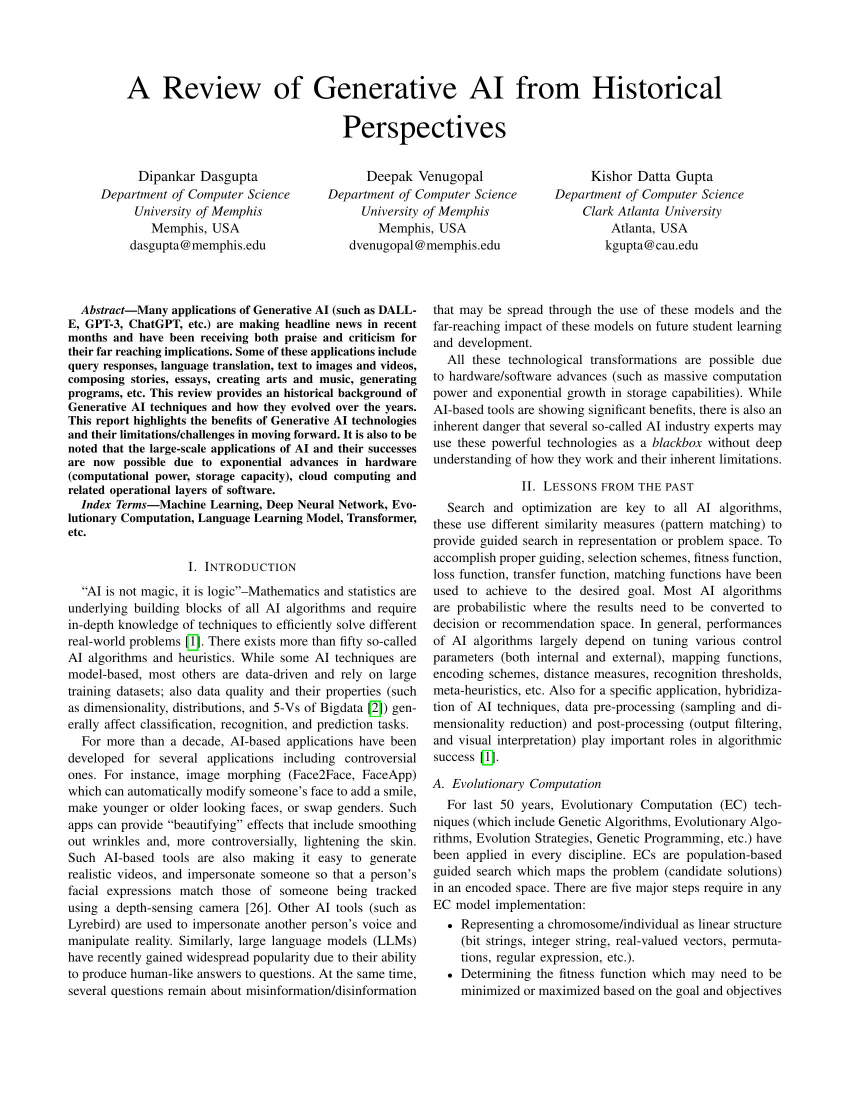
#> input picture OCR documents/page_2.jpg, 1700 x 2200 px, found by its file name (shown at 1/2 size)
$ jupyter execute --allow-errors OCR_PYTHON.ipynb   (shell and % lines are left out)
#> lines starting #> are read from the running program, lines starting #| are printed output that depends on the picture; after the words box and inside, x2 and y2 are one past the last pixel; in counts of white or black regions, pixels touching at a corner belong together
[cell 1]
from PIL import Image
import pytesseract
import cv2 as cv
import numpy as np

[cell 2]
path = "/content/drive/MyDrive/Colab Notebooks/page_01.jpg"

#> (a cell that did not finish here is left out)

# Inverted images

cv takes np array so converting the Image to np array and then back to Image for displaying

#> (a cell that did not finish here is left out)

# Binarization and greyscaling

[cell 5]
def grayscale(image):
  return cv.cvtColor(image,cv.COLOR_BGR2GRAY)

#> (a cell that did not finish here is left out)

#> (a cell that did not finish here is left out)

# Noise removal

# Refer this - https://github.com/wjbmattingly/ocr_python_textbook/blob/main/02_02_working%20with%20opencv.ipynb

[cell 8]
# reading a pdf file and then converting it into images to perform OCR

[cell 9]
path = "/content/drive/MyDrive/Colab Notebooks/Preprint.pdf"

[cell 10]
from pdf2image import convert_from_path
import os

# Store Pdf with convert_from_path function
#> (the rest of this cell did not finish here and is left out)

[cell 11]
# removing some unuseful images
os.remove("/content/drive/MyDrive/Colab Notebooks/OCRImages/page_1.jpg")
os.remove("/content/drive/MyDrive/Colab Notebooks/OCRImages/page_9.jpg")
os.remove("/content/drive/MyDrive/Colab Notebooks/OCRImages/page_10.jpg")

[cell 12]
# some preprocessing of the image -
import pytesseract
from PIL import Image
import cv2 as cv
import numpy as np

[cell 13]
image1 = cv.imread("/content/drive/MyDrive/Colab Notebooks/OCRImages/page_2.jpg")
#> image1 is the input picture: shape (2200, 1700, 3); mean B, G, R 235.4, 235.5, 235.4
image1_np = np.array(image1)

[cell 14]
gray_np = cv.cvtColor(image1, cv.COLOR_BGR2GRAY)
gray_image = Image.fromarray(gray_np)
# gray_image

[cell 15]
# blurring the image -
blur_np = cv.GaussianBlur(gray_np, (7, 7), 3)
blur_image = Image.fromarray(blur_np)
# blur_image

[cell 16]
thresh = cv.threshold(blur_np, 0, 255, cv.THRESH_BINARY + cv.THRESH_OTSU)[1]
#> thresh: shape (2200, 1700); 80.7% white; 868 black regions (24 under 20 px), largest, box (x1, y1, x2, y2) and area: (492, 1970, 833, 1992) 4631, (1095, 1837, 1357, 1859) 3533, (239, 859, 470, 883) 3518

[cell 17]
thresh_image = Image.fromarray(thresh)
# thresh_image

[cell 18]
kernel = cv.getStructuringElement(cv.MORPH_RECT, (3, 13))
dilated = cv.dilate(thresh, kernel, iterations=1)
#> dilated: shape (2200, 1700); 97.8% white; 3662 black regions (2201 under 20 px)

[cell 19]
dilated_image = Image.fromarray(dilated)
# dilated_image

# Finding the contours

[cell 20]
cnts = cv.findContours(dilated, cv.RETR_EXTERNAL, cv.CHAIN_APPROX_SIMPLE)
#> cnts = 1 contour; box (x1, y1, x2, y2) and area: (0, 0, 1700, 2200) 3736101
cnts = cnts[0] if len(cnts) == 2 else cnts[1]
#> cnts = [[[0, 0], [0, 2199], [1699, 2199], [1699, 0]]]

[cell 21]
cnts = sorted(cnts, key = lambda x: cv.boundingRect(x)[0])

[cell 22]
for c in cnts:
  x,y,w,h = cv.boundingRect(c)
  if h>200 and w>20:
    cv.rectangle(image1_np, (x, y), (x + w, y + h), (36, 255, 12), 2)
  cv.imwrite("/content/drive/MyDrive/Colab Notebooks/OCRImages/page_2_bbox.jpg", image1_np)
#> this loop made 1 pass
#> (c, x, y, w, h) on pass 1: ([[0, 0], [0, 2199], [1699, 2199], [1699, 0]], 0, 0, 1700, 2200)

# Preprocessing
below are the steps for preprocessing

[cell 23]
import cv2 as cv
import numpy as np
from PIL import Image

image_path = "/content/drive/MyDrive/Colab Notebooks/OCRImages/page_2.jpg"
im = Image.open(image_path)
image1_np = np.array(im)

gray = cv.cvtColor(image1_np, cv.COLOR_BGR2GRAY)

blur = cv.GaussianBlur(gray, (5, 5), 0)

_, thresh = cv.threshold(blur, 0, 255, cv.THRESH_BINARY_INV + cv.THRESH_OTSU)
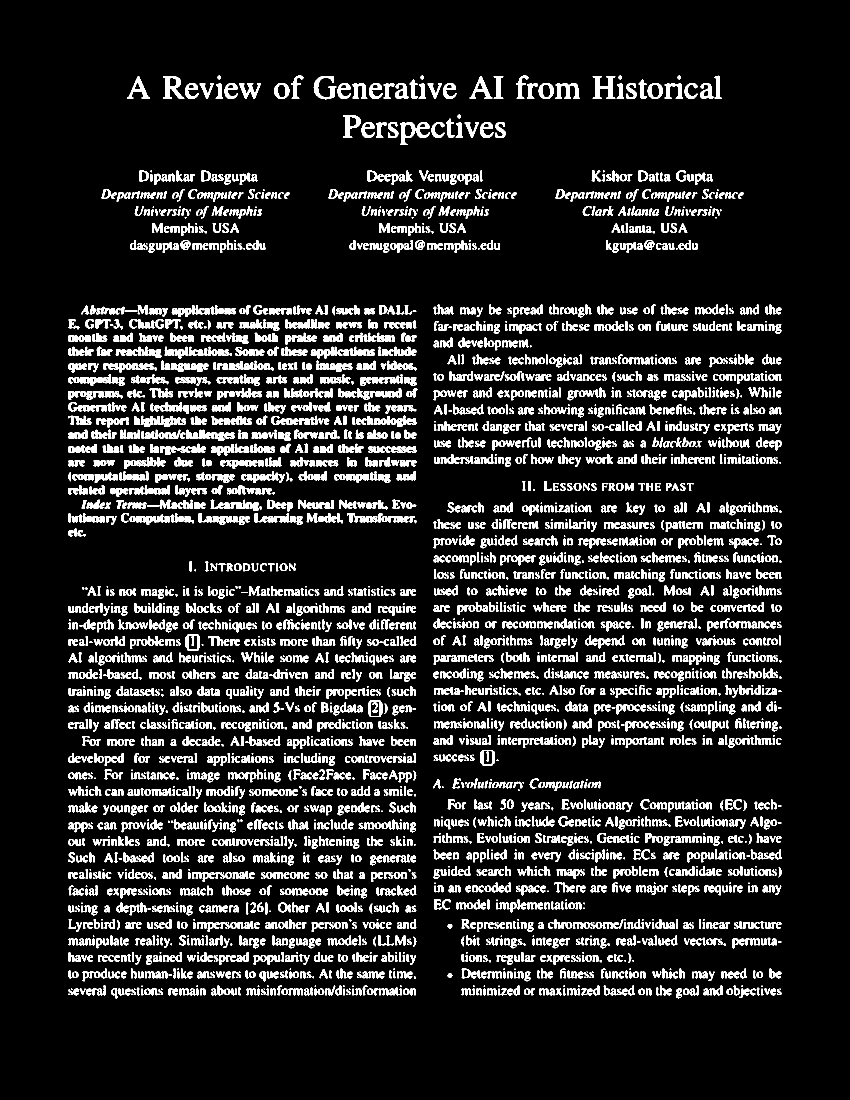
#> thresh: shape (2200, 1700) (shown at 1/2 size); 11.9% white; 4466 white regions (816 under 20 px), largest, box (x1, y1, x2, y2) and area: (1185, 152, 1231, 198) 1002, (326, 152, 369, 198) 916, (1110, 166, 1160, 198) 808

kernel = cv.getStructuringElement(cv.MORPH_RECT, (5, 5))
#> kernel = [[1, 1, 1, 1, 1], [1, 1, 1, 1, 1], [1, 1, 1, 1, 1], [1, 1, 1, 1, 1], [1, 1, 1, 1, 1]]
dilated = cv.dilate(thresh, kernel, iterations=1)
#> dilated: shape (2200, 1700); 26.8% white; 709 white regions, largest, box (x1, y1, x2, y2) and area: (160, 608, 474, 661) 7525, (491, 1969, 834, 1993) 6457, (697, 478, 1002, 508) 5701

height, width = dilated.shape
left_half = dilated[:, :width//2]
#> left_half: shape (2200, 850); 28.4% white; 376 white regions, largest, box (x1, y1, x2, y2) and area: (160, 608, 474, 661) 7525, (491, 1969, 834, 1993) 6457, (324, 150, 524, 200) 5576
right_half = dilated[:, width//2:]
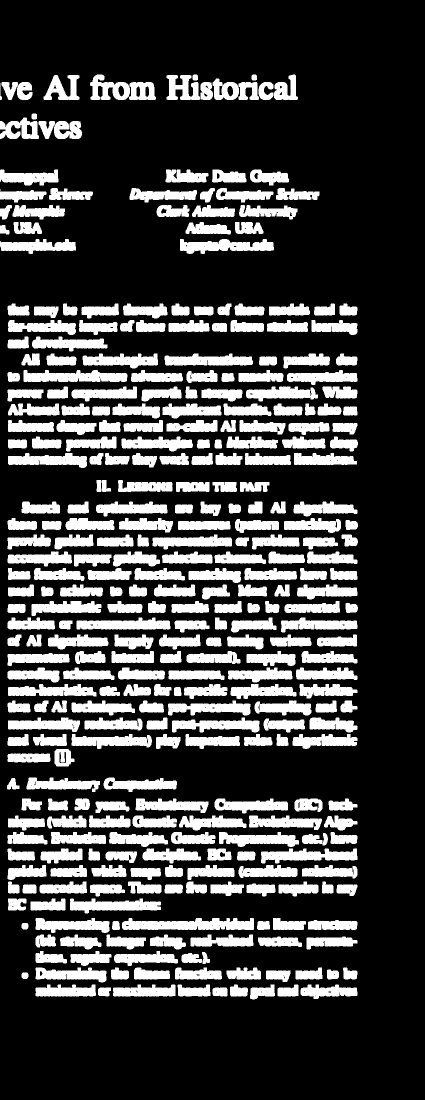
#> right_half: shape (2200, 850) (shown at 1/2 size); 25.3% white; 340 white regions

def draw_bounding_boxes(image, dilated_part, x_offset=0):
#> called with x_offset = 0
    cnts, _ = cv.findContours(dilated_part, cv.RETR_EXTERNAL, cv.CHAIN_APPROX_SIMPLE)
#> cnts = 376 contours; largest, box (x1, y1, x2, y2) and area: (160, 608, 474, 661) 7067, (491, 1969, 834, 1993) 6050, (324, 150, 524, 200) 5238, (258, 478, 533, 508) 4860, (619, 691, 752, 771) 4718
    for c in cnts:
        x, y, w, h = cv.boundingRect(c)
        if h > 20 and w > 20:
            cv.rectangle(image, (x + x_offset, y), (x + w + x_offset, y + h), (36, 255, 12), 2)
#> this loop made 376 passes
#> (x, y, w, h) on passes 1 to 3: (491, 1969, 343, 24), (420, 1969, 64, 24), (335, 1969, 79, 24)
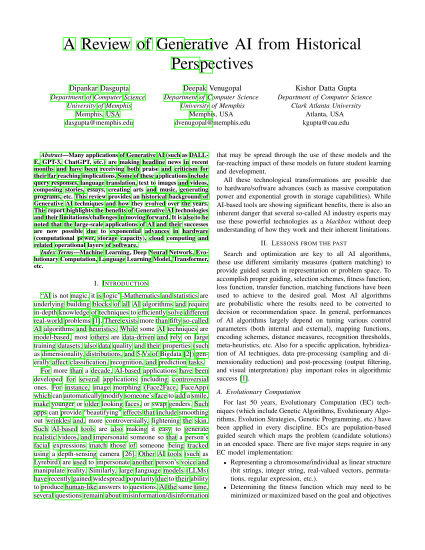
#> image: shape (2200, 1700, 3) (shown at 1/4 size); mean R, G, B 224, 235.6, 222.8

draw_bounding_boxes(image1_np, left_half)
draw_bounding_boxes(image1_np, right_half, x_offset=width//2)
#> call 2 of draw_bounding_boxes, with x_offset = 850
#> in draw_bounding_boxes (call 2), `cnts, _ = cv.findContours(dilated_part, cv.RETR_EXTERNAL, cv.CHAIN_APP..`: cnts = 340 contours, 1 with area under 20; largest, box (x1, y1, x2, y2) and area: (244, 1836, 508, 1860) 4559, (180, 149, 312, 200) 3914, (47, 740, 255, 764) 3522, (360, 478, 548, 508) 3312, (522, 1697, 715, 1727) 3303
#> the loop in draw_bounding_boxes (call 2), `for c in cnts:` made 340 passes
#> (x, y, w, h) on passes 1 to 3: (425, 1975, 30, 18), (196, 1975, 26, 18), (601, 1969, 114, 29)
#> after the loop in draw_bounding_boxes (call 2), `for c in cnts:`:
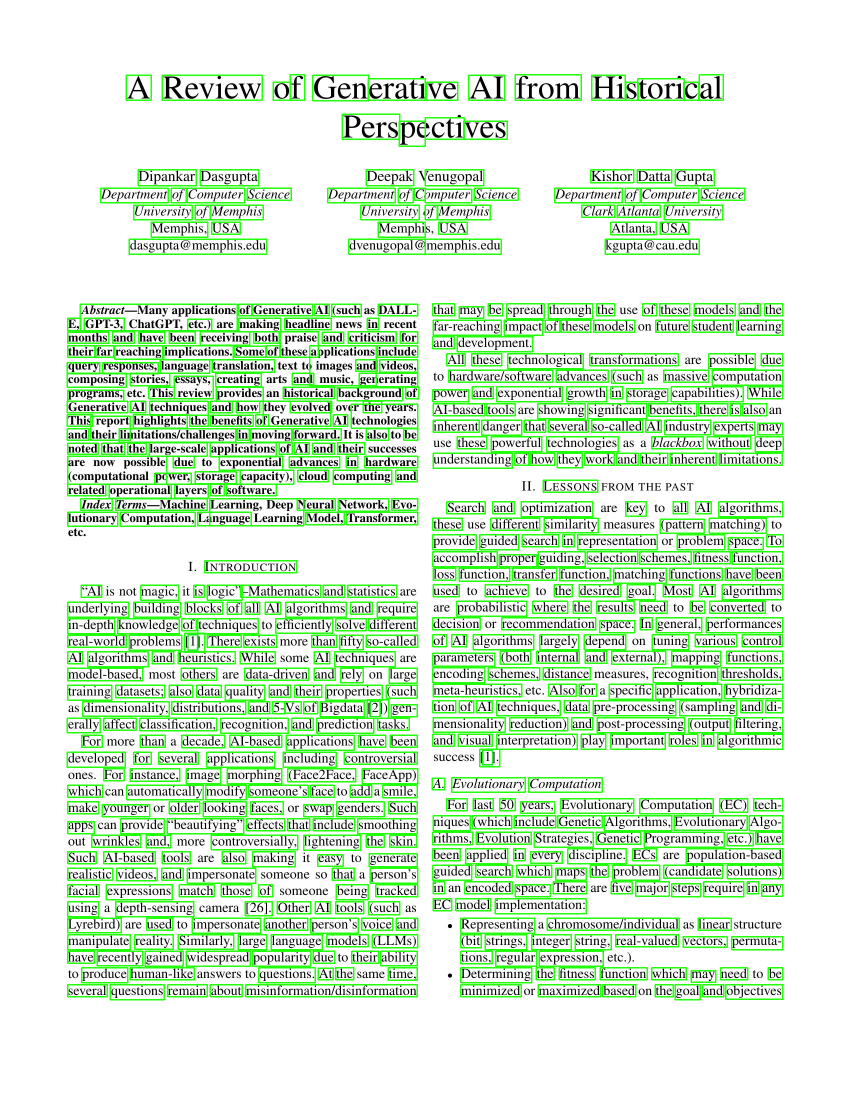
#> image: shape (2200, 1700, 3) (shown at 1/2 size); 5.04% of pixels changed, all inside (x1, y1, x2, y2) = (849, 148, 1568, 2001)

cv.imwrite("/content/drive/MyDrive/Colab Notebooks/OCRImages/page_2_bbox.jpg", image1_np)
#> Out = True

$ run again, with OCR documents/page_3.jpg copied over OCR documents/page_2.jpg
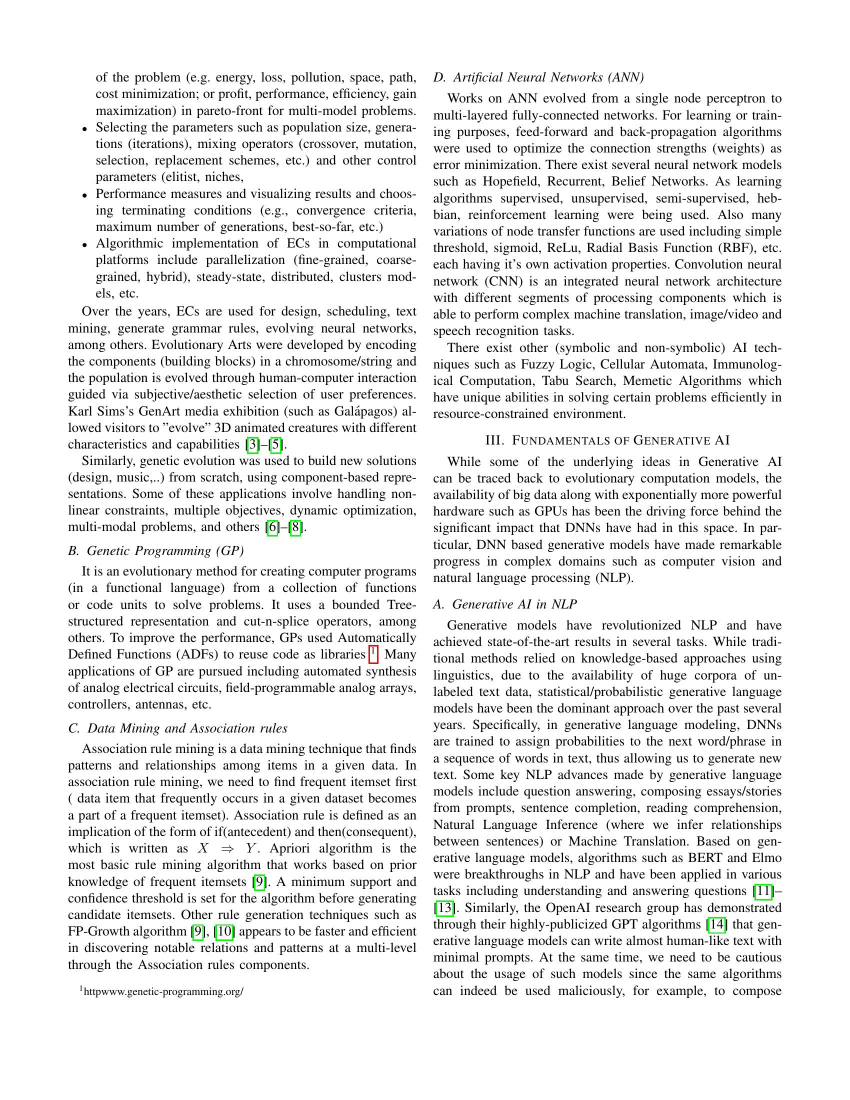
#> input picture OCR documents/page_3.jpg, 1700 x 2200 px, found by its file name (shown at 1/2 size)
#> image1 is the input picture: shape (2200, 1700, 3); mean B, G, R 233.8, 234, 233.8
#> `cnts = cv.findContours(dilated, cv.RETR_EXTERNAL, cv.CHAIN_APPROX_SIMP..`: cnts = 1 contour; box (x1, y1, x2, y2) and area: (0, 0, 1700, 2200) 3736101
#> `cnts = cnts[0] if len(cnts) == 2 else cnts[1]`: cnts = [[[0, 0], [0, 2199], [1699, 2199], [1699, 0]]]
#> the loop `for c in cnts:` made 1 pass
#> (c, x, y, w, h) on pass 1: ([[0, 0], [0, 2199], [1699, 2199], [1699, 0]], 0, 0, 1700, 2200)
#> `_, thresh = cv.threshold(blur, 0, 255, cv.THRESH_BINARY_INV + cv.THRES..`:
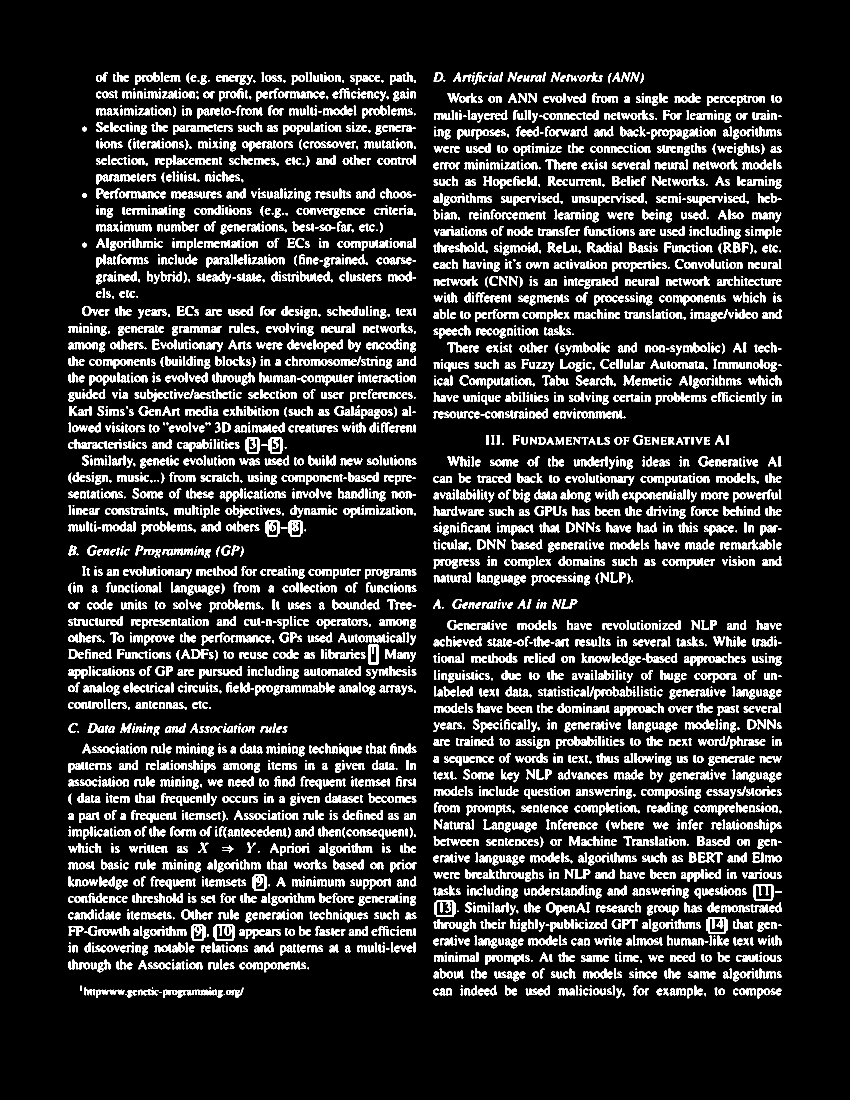
#> thresh: shape (2200, 1700) (shown at 1/2 size); 13.8% white; 5076 white regions (659 under 20 px), largest, box (x1, y1, x2, y2) and area: (427, 1849, 470, 1882) 754, (1412, 1834, 1455, 1867) 720, (868, 1801, 911, 1834) 709
#> kernel = [[1, 1, 1, 1, 1], [1, 1, 1, 1, 1], [1, 1, 1, 1, 1], [1, 1, 1, 1, 1], [1, 1, 1, 1, 1]]
#> left_half: shape (2200, 850); 30.6% white; 403 white regions, largest, box (x1, y1, x2, y2) and area: (159, 1969, 489, 1997) 5174, (450, 1363, 672, 1393) 4218, (529, 1008, 677, 1075) 4181
#> right_half: shape (2200, 850); 32.1% white; 426 white regions
#> in draw_bounding_boxes, `cnts, _ = cv.findContours(dilated_part, cv.RETR_EXTERNAL, cv.CHAIN_APP..`: cnts = 403 contours; largest, box (x1, y1, x2, y2) and area: (159, 1969, 489, 1997) 4775, (529, 1008, 677, 1075) 4022, (450, 1363, 672, 1393) 3949, (674, 1263, 834, 1331) 3908, (267, 776, 485, 806) 3870
#> the loop in draw_bounding_boxes, `for c in cnts:` made 403 passes
#> (x, y, w, h) on passes 1 to 3: (159, 1969, 330, 28), (477, 1921, 143, 26), (414, 1917, 57, 24)
#> in draw_bounding_boxes (call 2), `cnts, _ = cv.findContours(dilated_part, cv.RETR_EXTERNAL, cv.CHAIN_APP..`: cnts = 426 contours; largest, box (x1, y1, x2, y2) and area: (225, 1371, 477, 1401) 4622, (482, 1832, 610, 1893) 3822, (15, 815, 248, 839) 3812, (169, 1836, 366, 1866) 3722, (388, 251, 584, 281) 3446
#> the loop in draw_bounding_boxes (call 2), `for c in cnts:` made 426 passes
#> (x, y, w, h) on passes 1 to 3: (614, 1975, 101, 24), (15, 1975, 41, 18), (577, 1973, 25, 20)
#> after the loop in draw_bounding_boxes (call 2), `for c in cnts:`:
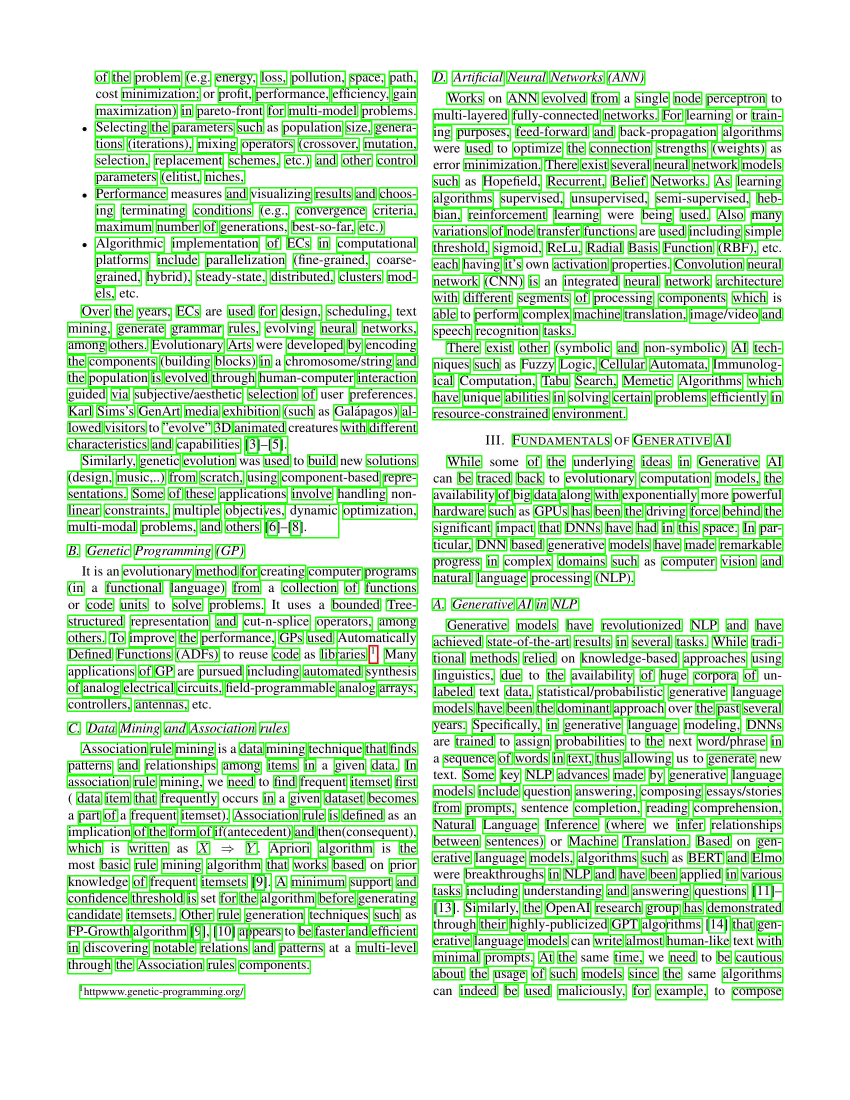
#> image: shape (2200, 1700, 3) (shown at 1/2 size); mean R, G, B 206.7, 234.2, 203.7
#> Out = True
